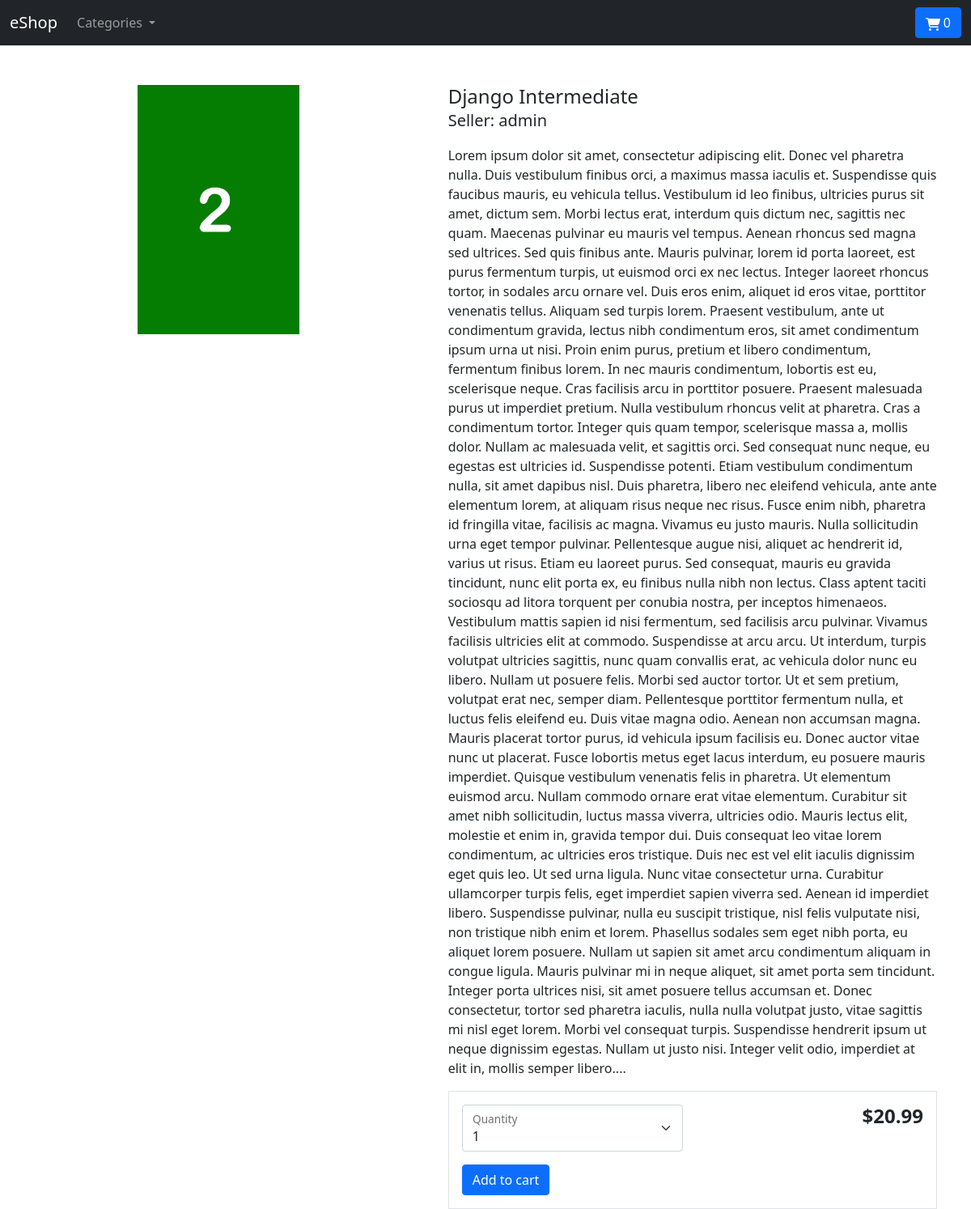
The app's page /djangointermediate with its own data.
### store/models.py (models this page shows, shortened)
class Product(models.Model):
    category = models.ForeignKey(Category, related_name='product', on_delete=models.CASCADE)
    created_by = models.ForeignKey(User, on_delete=models.CASCADE, related_name='product_creator')
    title = models.CharField(max_length=255)
    author = models.CharField(max_length=255, default='admin')
    description = models.TextField(blank=True)
    image = models.ImageField(upload_to='images/', default='images/default.png')
    slug = models.SlugField(max_length=255)
    price = models.DecimalField(max_digits=4, decimal_places=2)
    in_stock = models.BooleanField(default=True)
    is_active = models.BooleanField(default=True)
    created = models.DateTimeField(auto_now_add=True)
    updated = models.DateTimeField(auto_now=True)
    objects = models.Manager()
    products = ProductManager()
    class Meta:
        verbose_name_plural = 'Products'
        ordering = ('-created',)

### store/views.py (the view)
# urls.py: path('<slug:slug>', views.product_detail, name='product_detail'),
def product_detail(request, slug):
    product = get_object_or_404(Product, slug=slug, in_stock=True)
    return render(request, 'store/products/single.html', {'product': product})

### cart/cart.py (called while the page is built)
    def __len__(self):
        return sum(item['qty'] for item in self.cart.values())

### cart/context_processors.py (called while the page is built)
def cart(request):
    return {'cart': Cart(request)}

### store/context_processors.py (called while the page is built)
def categories(request):
    return {
        'categories': Category.objects.all()
    }

### store/models.py (called while the page is built)
    def get_absolute_url(self):
        return reverse('store:category_list', args=[self.slug])

### templates/store/products/single.html (shortened to what this page needs)
{% extends "store/base.html" %}
{% load static %}
{% block content %}
    <div class="container">
        <main class="pt-5">
            <div class="row g-3">
                <div class="col-md-5 col-lg-5 order-md-first">
                    <img class="img-fluid mx-auto d-block" width="200px" alt="Responsive image"
                         src="{{ product.image.url }}">
                </div>
                <div class="col-md-7 col-lg-7 ps-md-3 ps-lg-5">
                    <h1 class="mb-0 h4">{{ product.title }}</h1>
                    <p><span class="lead">Seller: {{ product.author }}</span></p>
                    <p>{{ product.description }}...</p>
                    <div class="border">
                        <div class="col">
                            <div class="row p-3">
                                <div class="col-6">
                                    <div class="form-floating">
                                        <select id="select" class="form-select">
                                            <option value="1">1</option>
                                        </select>
                                        <label for="select">Quantity</label>
                                    </div>
                                </div>
                                <div class="col-6 text-end"><span class="h4 fw-bold">${{ product.price }}</span></div>
                            </div>
                            <div class="row px-3 pb-3">
                                <div class="col-6">
                                    <button type="button" id="add-button" value="{{ product.id }}"
                                            class="btn btn-primary btn-md">Add to cart
                                    </button>
                                </div>
                            </div>
                        </div>
                    </div>
                </div>
            </div>
        </main>
    </div>
{% endblock %}

### records on screen
Product: image (picture), title "Django Intermediate", author "admin", description "Lorem ipsum dolor sit amet, consectetur adipiscing elit. Donec vel pharetra nulla. Duis vestibulum finibus orci, a maximus massa iaculis et. Suspendisse quis faucibus mauris, eu vehicula tellus. Vestibulum id leo finibus, ultricies purus sit amet, dictum sem. Morbi lectus erat, interdum quis dictum nec, sagittis nec quam. Maecenas pulvinar eu mauris vel tempus. Aenean rhoncus sed magna sed ultrices. Sed quis finibus ante. Mauris pulvinar, lorem id porta laoreet, est purus fermentum turpis, ut euismod orci ex nec lectus. Integer laoreet rhoncus tortor, in sodales arcu ornare vel. Duis eros enim, aliquet id eros vitae, porttitor venenatis tellus. Aliquam sed turpis lorem. Praesent vestibulum,…", price "20.99"
